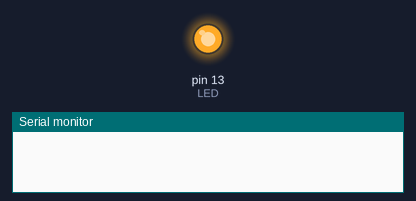
Recording of a sketch running on a simulated Arduino Uno, built with avr-gcc and run on an emulated ATmega328P. Shown: output pins drawn as LEDs (lit = HIGH), the last lines printed to the serial monitor. Wiring (inferred from the names in the program): 24Cxx EEPROM at I2C address 0x50. EEPROM starts erased.

Above: at 0.5 s.
At 5.2 s:
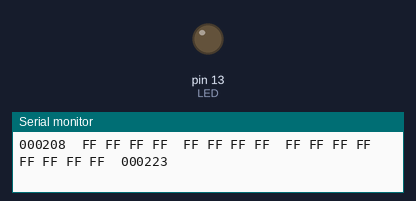
Timing chart, 0 to 7.2 s (numbered marks = the images above):
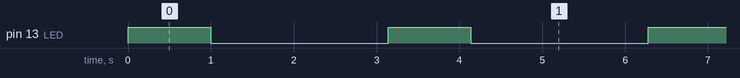

Measured:
- by itself, pin 13 (LED): alternates HIGH for 1.0 s and LOW for 2.1 s

The sketch:

i2c_eeprom.ino
```cpp
// i2c_eeprom.ino - A program to interface an Arduino with an I2C EEPROM
/*
  Copyright (C) 2015  Matthew Tunstall

  This program is free software: you can redistribute it and/or modify
  it under the terms of the GNU General Public License as published by
  the Free Software Foundation, either version 3 of the License, or
  (at your option) any later version.

  This program is distributed in the hope that it will be useful,
  but WITHOUT ANY WARRANTY; without even the implied warranty of
  MERCHANTABILITY or FITNESS FOR A PARTICULAR PURPOSE.  See the
  GNU General Public License for more details.

  You should have received a copy of the GNU General Public License
  along with this program.  If not, see <http://www.gnu.org/licenses/>.
*/
/* Notes: Addressing
 The EEPROM being used is an M24M01-R 1-Mbit serial I2C EEPROM
 http://www.st.com/st-web-ui/static/active/en/resource/technical/document/datasheet/CD00147128.pdf

 Device Addressing

 Memory Address b7 b6 b5 b4 b3 b2 b1  b0
                 1  0  1  0 E2 E1 A16 RW
 E2/E1 are the external address pins of the chip
 RW is the read/write bit. 1 = read, 0 = write
 The memory has a 17 bit address, the 17th bit A16 is specified in the
 device address. This effectively splits the chip in half allowing
 access to two 512kbit (64kByte) sections.

 For the purposes of this script E1 & E2 are both connected to ground.

 Addresses:
                    1010 0001 - Lower 512kbit Read
                    1010 0000 - Lower 512kbit Write
                    1010 0011 - Upper 512kbit Read
                    1010 0010 - Upper 512kbit Write

 The Arduino wire library uses 7-bit addressing. The R/W bit is dropped.
 The addresses for use with the wire library become
                    0101 0000 - Lower 512kbit - 0x50
                    0101 0001 - Upper 512kbit - 0x51

*/
/* Notes: Misc
 The byte type is the same as an unsigned char and comes from the arduino style syntax.
 The EEPROM uses 256 byte pages.
 Arduino wire library has 32 byte buffer. 30 bytes when 2 byte addresses
 are used. To prevent any problems 16 byte chunks of data will be used.
*/
#include <Wire.h>
#define LED 13          // Pin 13 connected to an LED
#define MEM0 0x50       // Lower 512kbit
#define MEM1 0x51       // Upper 512kbit
//Function Prototypes
void readEEPROM();      // Reads data from EEPROM
unsigned char readEEPROMbyte(int ADDR, int MSB, int LSB);  // Read a byte from EEPROM
void readEEPROMPage(int ADDR, int pageMSB, int pageLSB);  // Read a page from EEPROM to Serial Output
int msblsb2int(unsigned char MSB, unsigned char LSB); // Convert MSB & LSB to an integer
//----------------------------------------------------------------------
void setup()
{
    Serial.begin(9600);   // start serial communications
    Wire.begin();         // join i2c bus (address optional for master)
    pinMode(LED,OUTPUT);
}

void loop()
{
    digitalWrite(LED,HIGH);
    delay(1000);
    digitalWrite(LED,LOW);
    readEEPROM();
    byte selected_byte = readEEPROMbyte(0x50,0x10,0x10);
    Serial.print("Selected Byte: ");
    Serial.println(selected_byte,HEX);
    readEEPROMPage(0x50,0x00,0x00);
    delay(1000);            // Adjust delay later based on readEEPROM() execution
}

void readEEPROM()
{
    // readingEEPROM (MEM0)
    Wire.beginTransmission(MEM0); // transmit to device MEM0 (0x50)
    Wire.write(byte(0x00));     // load start address MSB into register
    Wire.write(byte(0x00));     // load start address LSB into register
    Wire.endTransmission();     // stop transmitting

    // Wait for readings to happen
    // datasheet indicates write within 5 ms, read should be faster
    delay(5);

    // Read data from EEPROM
    Wire.requestFrom(MEM0, 2);    // request 2 bytes from MEM0 (0x50)

    // Receive data from EEPROM
    if(2 <= Wire.available())   // if two bytes were received
    {
        byte b1 = Wire.read();  // receive 1st byte
        byte b2 = Wire.read();  // receive 2nd byte

        // Write output to the serial port.
        Serial.println("EEPROM Read:");
        Serial.print("First Byte: ");
        Serial.println(b1, HEX);
        Serial.print("Second Byte: ");
        Serial.println(b2, HEX);
    }
}

unsigned char readEEPROMbyte(int ADDR, int MSB, int LSB)
{
    unsigned char b = 0x00;
    Wire.beginTransmission(ADDR); // transmit to device address ADDR
    Wire.write(byte(MSB));        // load byte MSB into register
    Wire.write(byte(LSB));        // load byte LSB into register
    Wire.endTransmission();       // stop transmitting
    // Wait for reading, should be faster than 5ms write operation
    delay(5);
    // Read byte from EEPROM
    Wire.requestFrom(ADDR,1);     // request single byte (device ADDR)
    // Receive Byte
    if(1 <= Wire.available())   // if byte received
    {
        b = Wire.read(); // read byte
    }
    return b;
}

void readEEPROMPage(int ADDR, int pageMSB, int pageLSB)
{
    //TODO: Add in a check for pageMSB & pageLSB to ensure that they are
    //      addressing a correct page boundary. (256 byte pages)

    int byteCount = 256;          // Total number of bytes in a page
    Wire.beginTransmission(ADDR); // transmit to device address ADDR
    Wire.write(byte(pageMSB));        // load byte MSB into register
    Wire.write(byte(pageLSB));        // load byte LSB into register
    Wire.endTransmission();       // stop transmitting
    // Wait for reading, should be faster than 5ms write operation
    delay(5);

    char tmp[32];   // Temp character buffer for address formatting.
    int address = msblsb2int(pageMSB,pageLSB); // int of page start addr

    while (byteCount != 0){
        sprintf(tmp,"%06d",address); //Format address and store in buffer.
        Serial.print(tmp);    //Print formatted address
        Serial.print(" ");
        Serial.print(" ");

        Wire.requestFrom(ADDR,16);     // request 16 bytes (device ADDR)
        if(16 <= Wire.available())   // if byte received
        {
            int dataCount = 16;
            while (dataCount != 0){
                int value = Wire.read();    // read received byte
                Serial.print(value,HEX);    // byte to serial console
                Serial.print(" ");          // space between bytes
                if ((dataCount == 13) | (dataCount == 9) | (dataCount == 5)){
                    // Additional spaces every 4 bytes for readability
                    Serial.print(" ");
                }
                dataCount = dataCount - 1;
            }
        byteCount = byteCount - 16;

        Serial.print(" ");
        address = address + 16;
        sprintf(tmp,"%06d",address-1);
        Serial.print(tmp);
        Serial.println(""); // Add a new line for readability
        }
    }
}

int msblsb2int(unsigned char MSB, unsigned char LSB)
{
    // Make an integer by combining MSB & LSB
    int val = (MSB << 8) | LSB;
    return val;
}
```
